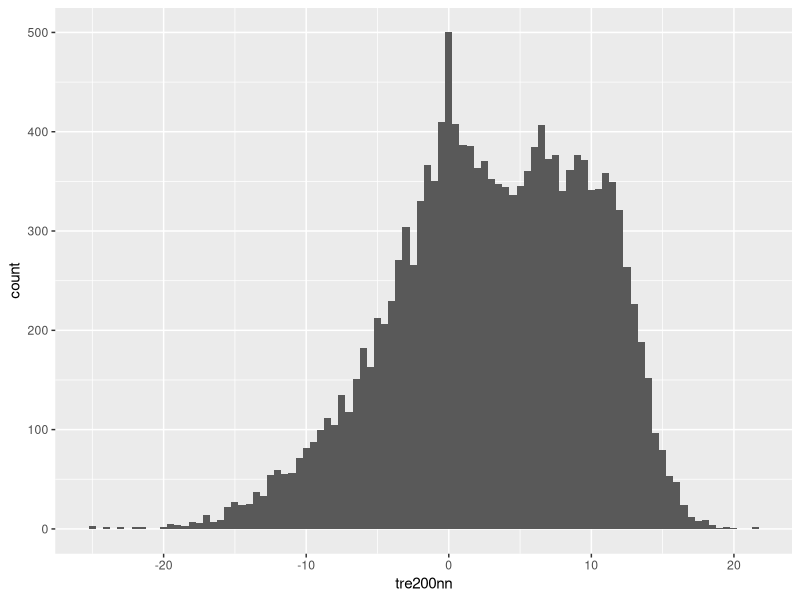

Generate this figure with R:
library(tidyverse)

#### Engelberg ####
engelberg <- read.csv("Daten/Engelberg_data.csv",sep=';', na.strings=c('-',''))

engelberg$time <- as.Date(as.character(engelberg$time), format = "%Y%m%d")
engelberg_clean <- engelberg %>% select('stn',
                                        'time',
                                        'tre200nn')

# NA anschauen
str(engelberg_clean)
summary(engelberg_clean)


#### Rigi ####
seeboden <- read.csv("Daten/Seebodenalp_data.csv",sep=';', na.strings=c('-',''))
# Convert integer dates to Date objects
seeboden$time <- as.Date(as.character(seeboden$time), format = "%Y%m%d")
seeboden_clean <- seeboden %>% select('stn',
                                            'time',
                                            'tre200nn')

# NA anschauen
str(seeboden_clean)
summary(seeboden_clean)


# EDA
ggplot(engelberg_clean) + 
  geom_histogram(mapping = aes(x = tre200nn), binwidth = 0.5)










